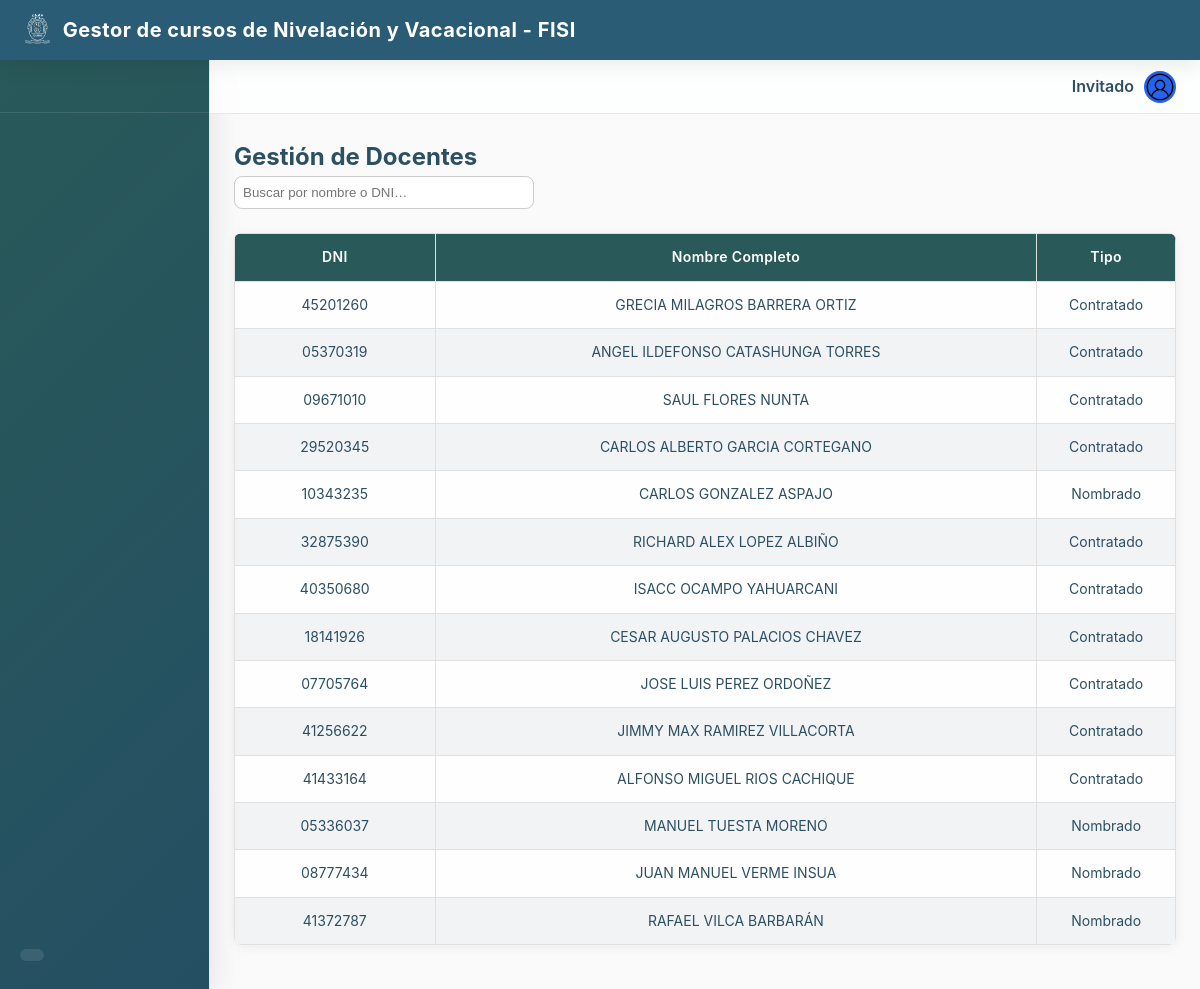
Screenshot of /admin/docentes.php with the database file from the repository.
### tables this page shows
CREATE TABLE `docentes` (
  `id` bigint(20) NOT NULL,
  `nombres` text NOT NULL,
  `apellido_paterno` text NOT NULL,
  `apellido_materno` text NOT NULL,
  `dni` text NOT NULL,
  `tipo` enum('Nombrado','Contratado') NOT NULL DEFAULT 'Nombrado'
);

### admin/controllers/DocenteController.php (called while the page is built, shortened)
<?php
require_once __DIR__ . '/../models/DocenteModel.php';
class DocenteController {
    private DocenteModel $model;
    public function __construct(PDO $pdo) {
        $this->model = new DocenteModel($pdo);
    }
    public function index() {
        $docentes = $this->model->getAll();
        require __DIR__ . '/../views/docentes_list.php';
    }
}

### admin/models/DocenteModel.php (called while the page is built, shortened)
<?php
class DocenteModel {
    private PDO $pdo;
    public function __construct(PDO $pdo) {
        $this->pdo = $pdo;
    }
    public function getAll(): array {
        $stmt = $this->pdo->query("SELECT * FROM docentes ORDER BY apellido_paterno, apellido_materno");
        return $stmt->fetchAll(PDO::FETCH_ASSOC);
    }
}

### admin/views/docentes_list.php (the view, shortened to what this page needs)
<!DOCTYPE html>
<html lang="es">
<head>
  <link rel="stylesheet" href="<?= BASE_URL ?>assets/css/main.css">
  <link rel="stylesheet" href="<?= BASE_URL ?>assets/css/usuarios.css">
  <link rel="stylesheet" href="<?= BASE_URL ?>assets/css/palette.css">
</head>
<body>
  <?php include __DIR__ . '/../../components/header_main.php'; ?>
  <?php include __DIR__ . '/../../components/sidebar.php'; ?>
  <?php include __DIR__ . '/../../components/header_user.php'; ?>
  <main class="dashboard-main">
    <h2>Gestión de Docentes</h2>
    <div class="user-tools">
      <input type="text" id="search-docente" placeholder="Buscar por nombre o DNI…">
    </div>
    <table class="data-table" id="tabla-docentes">
      <thead>
        <tr>
          <th>DNI</th><th>Nombre Completo</th><th>Tipo</th>
        </tr>
      </thead>
      <tbody>
        <?php foreach ($docentes as $d): ?>
        <tr data-search="<?= strtolower($d['nombres'] . ' ' . $d['apellido_paterno'] . ' ' . $d['apellido_materno'] . ' ' . $d['dni']) ?>">
          <td><?= htmlspecialchars($d['dni']) ?></td>
          <td><?= htmlspecialchars("{$d['nombres']} {$d['apellido_paterno']} {$d['apellido_materno']}") ?></td>
          <td><?= htmlspecialchars($d['tipo']) ?></td>
        </tr>
        <?php endforeach; ?>
      </tbody>
    </table>
  </main>
</body>
</html>

### admin/docentes.php (shortened to what this page needs)
<?php
require_once __DIR__ . '/../config/conexion.php';
require_once __DIR__ . '/controllers/DocenteController.php';
$controller = new DocenteController($pdo);
$action = $_GET['action'] ?? '';
switch ($action) {
    default:
        $controller->index();
        break;
}

### components/header_main.php (shortened to what this page needs)
<header class="header-main">
  <div class="logo-container">
    <img src="<?= BASE_URL ?>assets/img/logo_fisi.png" alt="Logo FISI" class="logo-fisi"  style="max-height:40px; width:auto;">
    <h1 class="app-title">Gestor de cursos de Nivelación y Vacacional - FISI</h1>
  </div>
</header>

### components/sidebar.php (shortened to what this page needs)
<?php
$role = $_SESSION['usuario_rol'] ?? '';
?>
<nav class="sidebar" role="navigation" aria-label="Menú principal">
    <div class="sidebar-header">
    </div>
    <div class="sidebar-footer">
        <span class="user-role-badge"><?= ucfirst(htmlspecialchars($role)) ?></span>
    </div>
</nav>

### components/header_user.php (shortened to what this page needs)
<header class="header-user">
  <div class="user-info">
    <span class="user-name">
      <?= htmlspecialchars($_SESSION['usuario_nombre'] ?? 'Invitado') ?>
    </span>
    <div class="user-menu">
      <img
        id="userIcon"
        class="user-icon"
        src="<?= BASE_URL ?>assets/img/icono_usuario.png"
        alt="Perfil"
      >
    </div>
  </div>
</header>

### assets/css/main.css (style rules this page uses)
:root { --transition-fast: 150ms cubic-bezier(0.4, 0, 0.2, 1); --transition: 250ms cubic-bezier(0.4, 0, 0.2, 1); --transition-slow: 350ms cubic-bezier(0.4, 0, 0.2, 1); }
*, *::before, *::after { margin: 0; padding: 0; box-sizing: border-box; }
body { font-family: -apple-system, BlinkMacSystemFont, "Segoe UI", Roboto, "Helvetica Neue", Arial, sans-serif; background: var(--color-background, #f8fafc); color: var(--text-primary, #1e293b); line-height: 1.6; min-height: 100vh; animation: fadeIn var(--transition-slow); -webkit-font-smoothing: antialiased; -moz-osx-font-smoothing: grayscale; }
.header-main { position: fixed; top: 0; left: 0; width: 100%; height: 60px; background: var(--color-primary, #1e40af); display: flex; align-items: center; padding: 0 24px; z-index: 1000; box-shadow: var(--shadow-md, 0 4px 6px -1px rgba(0, 0, 0, 0.1)); animation: fadeInDown var(--transition); }
.header-main .logo-container { display: flex; align-items: center; gap: 12px; }
.header-main .app-title { color: var(--color-white, #ffffff); font-size: 20px; font-weight: 700; letter-spacing: 0.025em; }
.sidebar { position: fixed; top: 60px; left: 0; width: 210px; height: calc(100% - 60px); background: linear-gradient( 135deg, var(--color-secondary, #374151) 0%, var(--color-primary-dark, #1e3a8a) 100% ); padding-top: 24px; z-index: 900; box-shadow: var(--shadow-lg, 0 10px 15px -3px rgba(0, 0, 0, 0.1)); border-right: 1px solid var(--border-color, #e2e8f0); transition: transform var(--transition); animation: fadeInUp var(--transition); overflow-y: auto; scrollbar-width: thin; scrollbar-color: rgba(255, 255, 255, 0.2) transparent; }
.header-user { position: fixed; top: 60px; left: 210px; right: 0; height: 54px; background: var(--card-bg, #ffffff); border-bottom: 1px solid var(--border-color, #e2e8f0); display: flex; align-items: center; justify-content: flex-end; padding: 0 24px; z-index: 950; animation: fadeInDown var(--transition); }
.header-user .user-info { display: flex; align-items: center; position: relative; gap: 10px; }
.header-user .user-name { font-weight: 600; color: var(--text-primary, #1e293b); }
.header-user .user-icon { width: 32px; height: 32px; border-radius: 50%; cursor: pointer; transition: all var(--transition-fast); display: flex; align-items: center; justify-content: center; background: var(--primary-color, #2563eb); color: var(--color-white, #ffffff); }
.dashboard-main { margin-left: 210px; margin-top: 114px; padding: 24px; min-height: calc(100vh - 114px); background-color: var(--color-login-bg, var(--color-background, #f8fafc)); animation: fadeInUp var(--transition); }
h1 { font-size: 1.875rem; font-weight: 700; color: var(--color-primary, #1e40af); text-align: center; letter-spacing: -0.025em; }
.data-table, table { width: 100%; border-collapse: collapse; margin-bottom: 20px; background: var(--card-bg, #ffffff); border-radius: var(--radius-md, 6px); box-shadow: var(--shadow-sm, 0 1px 3px 0 rgba(0, 0, 0, 0.1)); overflow: hidden; font-size: 0.875rem; }
.data-table thead, thead { background: var(--color-primary, #1e40af); }
.data-table th, .data-table td, th, td { padding: 12px 16px; border-bottom: 1px solid var(--border-color, #e2e8f0); text-align: left; }
.data-table thead th, thead th { color: var(--color-white, #ffffff); font-weight: 600; font-size: 0.875rem; letter-spacing: 0.025em; }
tbody tr:nth-child(even) { background-color: var(--color-gray-light, #f9fafb); }
th:nth-child(1), td:nth-child(1) { width: 15%; }
th:nth-child(2), td:nth-child(2) { width: 45%; }
th:nth-child(3), td:nth-child(3) { width: 10%; text-align: center; }
@media (min-width: 769px) { .sidebar { transform: translateX(0) !important; } }

### assets/css/usuarios.css (style rules this page uses)
.data-table { width: 100%; border-collapse: collapse; margin-top: 1.5rem; }
.data-table th, .data-table td { border: 1px solid var(--color-border-light); padding: 12px; text-align: center; }
.data-table thead { background: var(--color-secondary); color: var(--color-white); }
.user-tools { display: flex; justify-content: space-between; align-items: center; margin-bottom: 20px; }
.user-tools input { padding: 8px; width: 300px; border-radius: 8px; border: 1px solid #ccc; }

### admin/views/docentes_list.php (style rules this page uses)
.user-tools { display: flex; justify-content: space-between; align-items: center; margin-bottom: 20px; }
.user-tools input { padding: 8px; width: 300px; border-radius: 8px; border: 1px solid #ccc; }

### rows the page displays
docentes: dni "45201260", nombres+apellido_paterno+apellido_materno "GRECIA MILAGROS BARRERA ORTIZ", tipo "Contratado"
docentes: dni "05370319", nombres+apellido_paterno+apellido_materno "ANGEL ILDEFONSO CATASHUNGA TORRES", tipo "Contratado"
docentes: dni "09671010", nombres+apellido_paterno+apellido_materno "SAUL FLORES NUNTA", tipo "Contratado"
docentes: dni "29520345", nombres+apellido_paterno+apellido_materno "CARLOS ALBERTO GARCIA CORTEGANO", tipo "Contratado"
docentes: dni "10343235", nombres+apellido_paterno+apellido_materno "CARLOS GONZALEZ ASPAJO", tipo "Nombrado"
docentes: dni "32875390", nombres+apellido_paterno+apellido_materno "RICHARD ALEX LOPEZ ALBIÑO", tipo "Contratado"
docentes: dni "40350680", nombres+apellido_paterno+apellido_materno "ISACC OCAMPO YAHUARCANI", tipo "Contratado"
docentes: dni "18141926", nombres+apellido_paterno+apellido_materno "CESAR AUGUSTO PALACIOS CHAVEZ", tipo "Contratado"
docentes: dni "07705764", nombres+apellido_paterno+apellido_materno "JOSE LUIS PEREZ ORDOÑEZ", tipo "Contratado"
docentes: dni "41256622", nombres+apellido_paterno+apellido_materno "JIMMY MAX RAMIREZ VILLACORTA", tipo "Contratado"
docentes: dni "41433164", nombres+apellido_paterno+apellido_materno "ALFONSO MIGUEL RIOS CACHIQUE", tipo "Contratado"
docentes: dni "05336037", nombres+apellido_paterno+apellido_materno "MANUEL TUESTA MORENO", tipo "Nombrado"
docentes: dni "08777434", nombres+apellido_paterno+apellido_materno "JUAN MANUEL VERME INSUA", tipo "Nombrado"
docentes: dni "41372787", nombres+apellido_paterno+apellido_materno "RAFAEL VILCA BARBARÁN", tipo "Nombrado"

### other values shown
$_SESSION['usuario_nombre'] "Invitado"
